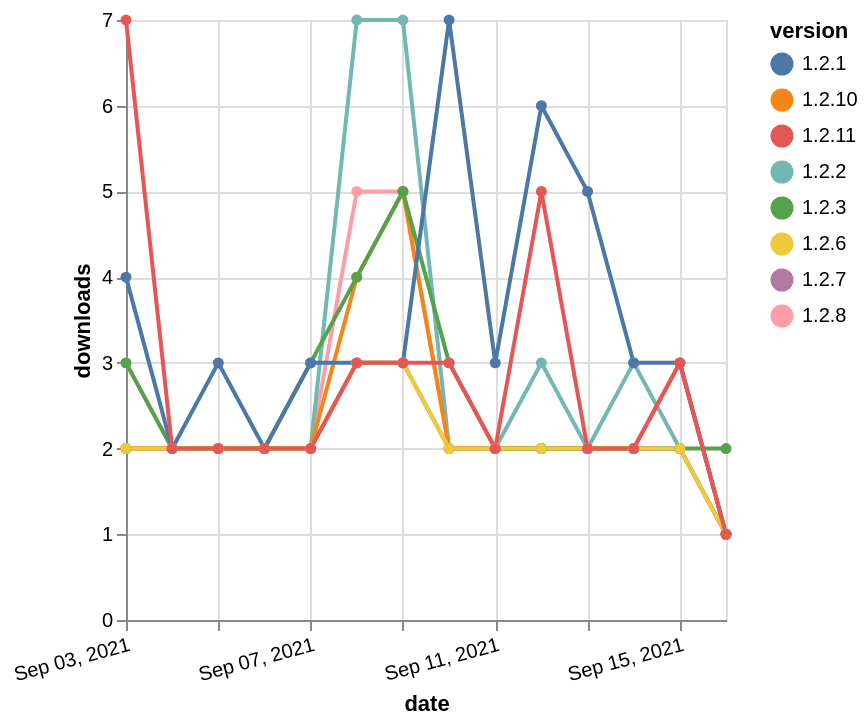

Describe this chart as a Vega-Lite specification.
### Vega-Lite specification from a JSON file in a GitHub repository (floating-point values rounded to 4 significant figures)
{"$schema": "https://vega.github.io/schema/vega-lite/v5.json", "description": "A simple bar chart with embedded data.", "data": {"values": [{"date": "2021-09-03", "total": 610, "delta": 3, "version": "1.2.8"}, {"date": "2021-09-04", "total": 612, "delta": 2, "version": "1.2.8"}, {"date": "2021-09-05", "total": 614, "delta": 2, "version": "1.2.8"}, {"date": "2021-09-06", "total": 616, "delta": 2, "version": "1.2.8"}, {"date": "2021-09-07", "total": 618, "delta": 2, "version": "1.2.8"}, {"date": "2021-09-08", "total": 623, "delta": 5, "version": "1.2.8"}, {"date": "2021-09-09", "total": 628, "delta": 5, "version": "1.2.8"}, {"date": "2021-09-10", "total": 630, "delta": 2, "version": "1.2.8"}, {"date": "2021-09-11", "total": 632, "delta": 2, "version": "1.2.8"}, {"date": "2021-09-12", "total": 634, "delta": 2, "version": "1.2.8"}, {"date": "2021-09-13", "total": 636, "delta": 2, "version": "1.2.8"}, {"date": "2021-09-14", "total": 638, "delta": 2, "version": "1.2.8"}, {"date": "2021-09-15", "total": 640, "delta": 2, "version": "1.2.8"}, {"date": "2021-09-16", "total": 641, "delta": 1, "version": "1.2.8"}, {"date": "2021-09-03", "total": 508, "delta": 2, "version": "1.2.7"}, {"date": "2021-09-04", "total": 510, "delta": 2, "version": "1.2.7"}, {"date": "2021-09-05", "total": 512, "delta": 2, "version": "1.2.7"}, {"date": "2021-09-06", "total": 514, "delta": 2, "version": "1.2.7"}, {"date": "2021-09-07", "total": 516, "delta": 2, "version": "1.2.7"}, {"date": "2021-09-08", "total": 519, "delta": 3, "version": "1.2.7"}, {"date": "2021-09-09", "total": 522, "delta": 3, "version": "1.2.7"}, {"date": "2021-09-10", "total": 524, "delta": 2, "version": "1.2.7"}, {"date": "2021-09-11", "total": 526, "delta": 2, "version": "1.2.7"}, {"date": "2021-09-12", "total": 528, "delta": 2, "version": "1.2.7"}, {"date": "2021-09-13", "total": 530, "delta": 2, "version": "1.2.7"}, {"date": "2021-09-14", "total": 532, "delta": 2, "version": "1.2.7"}, {"date": "2021-09-15", "total": 534, "delta": 2, "version": "1.2.7"}, {"date": "2021-09-16", "total": 535, "delta": 1, "version": "1.2.7"}, {"date": "2021-09-03", "total": 4553, "delta": 2, "version": "1.2.2"}, {"date": "2021-09-04", "total": 4555, "delta": 2, "version": "1.2.2"}, {"date": "2021-09-05", "total": 4557, "delta": 2, "version": "1.2.2"}, {"date": "2021-09-06", "total": 4559, "delta": 2, "version": "1.2.2"}, {"date": "2021-09-07", "total": 4561, "delta": 2, "version": "1.2.2"}, {"date": "2021-09-08", "total": 4568, "delta": 7, "version": "1.2.2"}, {"date": "2021-09-09", "total": 4575, "delta": 7, "version": "1.2.2"}, {"date": "2021-09-10", "total": 4577, "delta": 2, "version": "1.2.2"}, {"date": "2021-09-11", "total": 4579, "delta": 2, "version": "1.2.2"}, {"date": "2021-09-12", "total": 4582, "delta": 3, "version": "1.2.2"}, {"date": "2021-09-13", "total": 4584, "delta": 2, "version": "1.2.2"}, {"date": "2021-09-14", "total": 4587, "delta": 3, "version": "1.2.2"}, {"date": "2021-09-15", "total": 4589, "delta": 2, "version": "1.2.2"}, {"date": "2021-09-16", "total": 4590, "delta": 1, "version": "1.2.2"}, {"date": "2021-09-03", "total": 458, "delta": 2, "version": "1.2.10"}, {"date": "2021-09-04", "total": 460, "delta": 2, "version": "1.2.10"}, {"date": "2021-09-05", "total": 462, "delta": 2, "version": "1.2.10"}, {"date": "2021-09-06", "total": 464, "delta": 2, "version": "1.2.10"}, {"date": "2021-09-07", "total": 466, "delta": 2, "version": "1.2.10"}, {"date": "2021-09-08", "total": 470, "delta": 4, "version": "1.2.10"}, {"date": "2021-09-09", "total": 475, "delta": 5, "version": "1.2.10"}, {"date": "2021-09-10", "total": 477, "delta": 2, "version": "1.2.10"}, {"date": "2021-09-11", "total": 479, "delta": 2, "version": "1.2.10"}, {"date": "2021-09-12", "total": 481, "delta": 2, "version": "1.2.10"}, {"date": "2021-09-13", "total": 483, "delta": 2, "version": "1.2.10"}, {"date": "2021-09-14", "total": 485, "delta": 2, "version": "1.2.10"}, {"date": "2021-09-15", "total": 488, "delta": 3, "version": "1.2.10"}, {"date": "2021-09-16", "total": 489, "delta": 1, "version": "1.2.10"}, {"date": "2021-09-03", "total": 2307, "delta": 3, "version": "1.2.3"}, {"date": "2021-09-04", "total": 2309, "delta": 2, "version": "1.2.3"}, {"date": "2021-09-05", "total": 2311, "delta": 2, "version": "1.2.3"}, {"date": "2021-09-06", "total": 2313, "delta": 2, "version": "1.2.3"}, {"date": "2021-09-07", "total": 2316, "delta": 3, "version": "1.2.3"}, {"date": "2021-09-08", "total": 2320, "delta": 4, "version": "1.2.3"}, {"date": "2021-09-09", "total": 2325, "delta": 5, "version": "1.2.3"}, {"date": "2021-09-10", "total": 2328, "delta": 3, "version": "1.2.3"}, {"date": "2021-09-11", "total": 2330, "delta": 2, "version": "1.2.3"}, {"date": "2021-09-12", "total": 2332, "delta": 2, "version": "1.2.3"}, {"date": "2021-09-13", "total": 2334, "delta": 2, "version": "1.2.3"}, {"date": "2021-09-14", "total": 2336, "delta": 2, "version": "1.2.3"}, {"date": "2021-09-15", "total": 2338, "delta": 2, "version": "1.2.3"}, {"date": "2021-09-16", "total": 2340, "delta": 2, "version": "1.2.3"}, {"date": "2021-09-03", "total": 3748, "delta": 4, "version": "1.2.1"}, {"date": "2021-09-04", "total": 3750, "delta": 2, "version": "1.2.1"}, {"date": "2021-09-05", "total": 3753, "delta": 3, "version": "1.2.1"}, {"date": "2021-09-06", "total": 3755, "delta": 2, "version": "1.2.1"}, {"date": "2021-09-07", "total": 3758, "delta": 3, "version": "1.2.1"}, {"date": "2021-09-08", "total": 3761, "delta": 3, "version": "1.2.1"}, {"date": "2021-09-09", "total": 3764, "delta": 3, "version": "1.2.1"}, {"date": "2021-09-10", "total": 3771, "delta": 7, "version": "1.2.1"}, {"date": "2021-09-11", "total": 3774, "delta": 3, "version": "1.2.1"}, {"date": "2021-09-12", "total": 3780, "delta": 6, "version": "1.2.1"}, {"date": "2021-09-13", "total": 3785, "delta": 5, "version": "1.2.1"}, {"date": "2021-09-14", "total": 3788, "delta": 3, "version": "1.2.1"}, {"date": "2021-09-15", "total": 3791, "delta": 3, "version": "1.2.1"}, {"date": "2021-09-16", "total": 3792, "delta": 1, "version": "1.2.1"}, {"date": "2021-09-03", "total": 515, "delta": 2, "version": "1.2.6"}, {"date": "2021-09-04", "total": 517, "delta": 2, "version": "1.2.6"}, {"date": "2021-09-05", "total": 519, "delta": 2, "version": "1.2.6"}, {"date": "2021-09-06", "total": 521, "delta": 2, "version": "1.2.6"}, {"date": "2021-09-07", "total": 523, "delta": 2, "version": "1.2.6"}, {"date": "2021-09-08", "total": 526, "delta": 3, "version": "1.2.6"}, {"date": "2021-09-09", "total": 529, "delta": 3, "version": "1.2.6"}, {"date": "2021-09-10", "total": 531, "delta": 2, "version": "1.2.6"}, {"date": "2021-09-11", "total": 533, "delta": 2, "version": "1.2.6"}, {"date": "2021-09-12", "total": 535, "delta": 2, "version": "1.2.6"}, {"date": "2021-09-13", "total": 537, "delta": 2, "version": "1.2.6"}, {"date": "2021-09-14", "total": 539, "delta": 2, "version": "1.2.6"}, {"date": "2021-09-15", "total": 541, "delta": 2, "version": "1.2.6"}, {"date": "2021-09-16", "total": 542, "delta": 1, "version": "1.2.6"}, {"date": "2021-09-03", "total": 190, "delta": 7, "version": "1.2.11"}, {"date": "2021-09-04", "total": 192, "delta": 2, "version": "1.2.11"}, {"date": "2021-09-05", "total": 194, "delta": 2, "version": "1.2.11"}, {"date": "2021-09-06", "total": 196, "delta": 2, "version": "1.2.11"}, {"date": "2021-09-07", "total": 198, "delta": 2, "version": "1.2.11"}, {"date": "2021-09-08", "total": 201, "delta": 3, "version": "1.2.11"}, {"date": "2021-09-09", "total": 204, "delta": 3, "version": "1.2.11"}, {"date": "2021-09-10", "total": 207, "delta": 3, "version": "1.2.11"}, {"date": "2021-09-11", "total": 209, "delta": 2, "version": "1.2.11"}, {"date": "2021-09-12", "total": 214, "delta": 5, "version": "1.2.11"}, {"date": "2021-09-13", "total": 216, "delta": 2, "version": "1.2.11"}, {"date": "2021-09-14", "total": 218, "delta": 2, "version": "1.2.11"}, {"date": "2021-09-15", "total": 221, "delta": 3, "version": "1.2.11"}, {"date": "2021-09-16", "total": 222, "delta": 1, "version": "1.2.11"}]}, "width": "container", "mark": {"type": "line", "point": {"filled": true}}, "encoding": {"x": {"field": "date", "type": "temporal", "timeUnit": "yearmonthdate", "title": "date", "axis": {"labelAngle": -15}}, "y": {"field": "delta", "type": "quantitative", "title": "downloads"}, "color": {"field": "version", "type": "nominal"}, "tooltip": {"field": "delta"}}}
